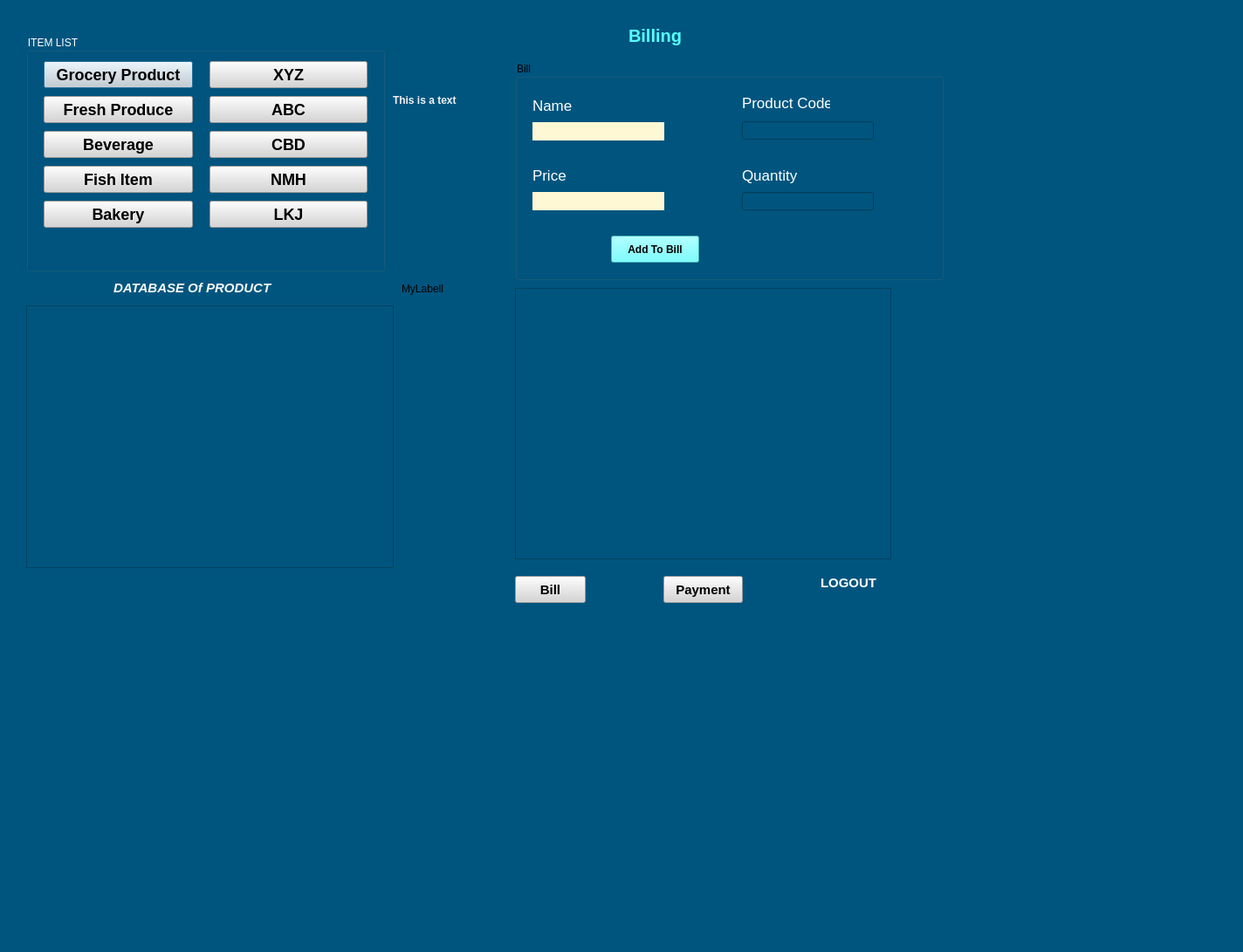
<?xml version="1.0" encoding="UTF-8"?>
<ui version="4.0">
 <class>product_one_db</class>
 <widget class="QDialog" name="product_one_db">
  <property name="geometry">
   <rect>
    <x>0</x>
    <y>0</y>
    <width>1424</width>
    <height>1091</height>
   </rect>
  </property>
  <property name="windowTitle">
   <string>Dialog</string>
  </property>
  <property name="styleSheet">
   <string notr="true">background-color: rgb(0, 85, 127);</string>
  </property>
  <widget class="QLabel" name="label_debug_checker">
   <property name="geometry">
    <rect>
     <x>450</x>
     <y>100</y>
     <width>131</width>
     <height>31</height>
    </rect>
   </property>
   <property name="styleSheet">
    <string notr="true">color: rgb(241, 241, 241);</string>
   </property>
   <property name="text">
    <string>&lt;b&gt;This is a text&lt;/b&gt;</string>
   </property>
  </widget>
  <widget class="QTableView" name="tableView">
   <property name="geometry">
    <rect>
     <x>30</x>
     <y>350</y>
     <width>421</width>
     <height>301</height>
    </rect>
   </property>
  </widget>
  <widget class="QLabel" name="label">
   <property name="geometry">
    <rect>
     <x>130</x>
     <y>320</y>
     <width>231</width>
     <height>21</height>
    </rect>
   </property>
   <property name="styleSheet">
    <string notr="true">color: rgb(248, 248, 248);
font-size : 200px;
</string>
   </property>
   <property name="text">
    <string>&lt;html&gt;
  &lt;head/&gt;
    &lt;body&gt;
        &lt;i&gt;&lt;p&gt;
          &lt;span style=&quot; font-size:11pt; font-weight:600;&quot;&gt;DATABASE Of PRODUCT
          &lt;/span&gt;
        &lt;/p&gt;&lt;/i&gt;
    &lt;/body&gt;
&lt;/html&gt;</string>
   </property>
  </widget>
  <widget class="QGroupBox" name="groupBox">
   <property name="geometry">
    <rect>
     <x>30</x>
     <y>40</y>
     <width>411</width>
     <height>271</height>
    </rect>
   </property>
   <property name="styleSheet">
    <string notr="true">color : rgb(255, 255, 255);</string>
   </property>
   <property name="title">
    <string>ITEM LIST</string>
   </property>
   <widget class="QPushButton" name="pushButton">
    <property name="geometry">
     <rect>
      <x>20</x>
      <y>30</y>
      <width>171</width>
      <height>31</height>
     </rect>
    </property>
    <property name="styleSheet">
     <string notr="true">background-color: rgb(213, 213, 213);
color : black;
font-weight : bold;
font-size : 18px;</string>
    </property>
    <property name="text">
     <string>Grocery Product</string>
    </property>
   </widget>
   <widget class="QPushButton" name="pushButton_2">
    <property name="geometry">
     <rect>
      <x>20</x>
      <y>70</y>
      <width>171</width>
      <height>31</height>
     </rect>
    </property>
    <property name="styleSheet">
     <string notr="true">background-color: rgb(213, 213, 213);
color : black;
font-weight : bold;
font-size : 18px;</string>
    </property>
    <property name="text">
     <string>Fresh Produce</string>
    </property>
   </widget>
   <widget class="QPushButton" name="pushButton_3">
    <property name="geometry">
     <rect>
      <x>20</x>
      <y>110</y>
      <width>171</width>
      <height>31</height>
     </rect>
    </property>
    <property name="styleSheet">
     <string notr="true">background-color: rgb(213, 213, 213);
color : black;
font-weight : bold;
font-size : 18px;</string>
    </property>
    <property name="text">
     <string>Beverage</string>
    </property>
   </widget>
   <widget class="QPushButton" name="pushButton_4">
    <property name="geometry">
     <rect>
      <x>20</x>
      <y>150</y>
      <width>171</width>
      <height>31</height>
     </rect>
    </property>
    <property name="styleSheet">
     <string notr="true">background-color: rgb(213, 213, 213);
color : black;
font-weight : bold;
font-size : 18px;</string>
    </property>
    <property name="text">
     <string>Fish Item</string>
    </property>
   </widget>
   <widget class="QPushButton" name="pushButton_5">
    <property name="geometry">
     <rect>
      <x>20</x>
      <y>190</y>
      <width>171</width>
      <height>31</height>
     </rect>
    </property>
    <property name="styleSheet">
     <string notr="true">background-color: rgb(213, 213, 213);
color : black;
font-weight : bold;
font-size : 18px;</string>
    </property>
    <property name="text">
     <string>Bakery</string>
    </property>
   </widget>
   <widget class="QPushButton" name="pushButton_8">
    <property name="geometry">
     <rect>
      <x>210</x>
      <y>30</y>
      <width>181</width>
      <height>31</height>
     </rect>
    </property>
    <property name="styleSheet">
     <string notr="true">background-color: rgb(213, 213, 213);
color : black;
font-weight : bold;
font-size : 18px;</string>
    </property>
    <property name="text">
     <string>XYZ</string>
    </property>
   </widget>
   <widget class="QPushButton" name="pushButton_9">
    <property name="geometry">
     <rect>
      <x>210</x>
      <y>70</y>
      <width>181</width>
      <height>31</height>
     </rect>
    </property>
    <property name="styleSheet">
     <string notr="true">background-color: rgb(213, 213, 213);
color : black;
font-weight : bold;
font-size : 18px;</string>
    </property>
    <property name="text">
     <string>ABC</string>
    </property>
   </widget>
   <widget class="QPushButton" name="pushButton_10">
    <property name="geometry">
     <rect>
      <x>210</x>
      <y>110</y>
      <width>181</width>
      <height>31</height>
     </rect>
    </property>
    <property name="styleSheet">
     <string notr="true">background-color: rgb(213, 213, 213);
color : black;
font-weight : bold;
font-size : 18px;</string>
    </property>
    <property name="text">
     <string>CBD</string>
    </property>
   </widget>
   <widget class="QPushButton" name="pushButton_11">
    <property name="geometry">
     <rect>
      <x>210</x>
      <y>150</y>
      <width>181</width>
      <height>31</height>
     </rect>
    </property>
    <property name="styleSheet">
     <string notr="true">background-color: rgb(213, 213, 213);
color : black;
font-weight : bold;
font-size : 18px;</string>
    </property>
    <property name="text">
     <string>NMH</string>
    </property>
   </widget>
   <widget class="QPushButton" name="pushButton_12">
    <property name="geometry">
     <rect>
      <x>210</x>
      <y>190</y>
      <width>181</width>
      <height>31</height>
     </rect>
    </property>
    <property name="styleSheet">
     <string notr="true">background-color: rgb(213, 213, 213);
color : black;
font-weight : bold;
font-size : 18px;</string>
    </property>
    <property name="text">
     <string>LKJ</string>
    </property>
   </widget>
  </widget>
  <widget class="QLabel" name="label_2">
   <property name="geometry">
    <rect>
     <x>720</x>
     <y>20</y>
     <width>101</width>
     <height>41</height>
    </rect>
   </property>
   <property name="styleSheet">
    <string notr="true">color: rgb(85, 255, 255);
font-weight : bold;
font-size : 20px;</string>
   </property>
   <property name="text">
    <string>Billing</string>
   </property>
  </widget>
  <widget class="QTableView" name="tableView_2">
   <property name="geometry">
    <rect>
     <x>590</x>
     <y>330</y>
     <width>431</width>
     <height>311</height>
    </rect>
   </property>
  </widget>
  <widget class="QGroupBox" name="groupBox_2">
   <property name="geometry">
    <rect>
     <x>590</x>
     <y>70</y>
     <width>491</width>
     <height>251</height>
    </rect>
   </property>
   <property name="styleSheet">
    <string notr="true"/>
   </property>
   <property name="title">
    <string>Bill</string>
   </property>
   <widget class="QLabel" name="label_3">
    <property name="geometry">
     <rect>
      <x>20</x>
      <y>40</y>
      <width>61</width>
      <height>21</height>
     </rect>
    </property>
    <property name="styleSheet">
     <string notr="true">color: rgb(255, 255, 255);
font-size : 17px;</string>
    </property>
    <property name="text">
     <string>Name</string>
    </property>
   </widget>
   <widget class="QLineEdit" name="txt_name">
    <property name="geometry">
     <rect>
      <x>20</x>
      <y>70</y>
      <width>151</width>
      <height>21</height>
     </rect>
    </property>
    <property name="styleSheet">
     <string notr="true">background-color: rgb(255, 248, 212);
border: none;
color : black;
font-weight : bold;</string>
    </property>
   </widget>
   <widget class="QLabel" name="label_4">
    <property name="geometry">
     <rect>
      <x>20</x>
      <y>120</y>
      <width>61</width>
      <height>21</height>
     </rect>
    </property>
    <property name="styleSheet">
     <string notr="true">color: rgb(255, 255, 255);
font-size : 17px;</string>
    </property>
    <property name="text">
     <string>Price</string>
    </property>
   </widget>
   <widget class="QLineEdit" name="txt_price">
    <property name="geometry">
     <rect>
      <x>20</x>
      <y>150</y>
      <width>151</width>
      <height>21</height>
     </rect>
    </property>
    <property name="styleSheet">
     <string notr="true">background-color: rgb(255, 248, 212);
border: none;
color : black;
font-weight : bold;</string>
    </property>
   </widget>
   <widget class="QLabel" name="label_5">
    <property name="geometry">
     <rect>
      <x>260</x>
      <y>120</y>
      <width>71</width>
      <height>21</height>
     </rect>
    </property>
    <property name="styleSheet">
     <string notr="true">color: rgb(255, 255, 255);
font-size : 17px;</string>
    </property>
    <property name="text">
     <string>Quantity</string>
    </property>
   </widget>
   <widget class="QLineEdit" name="txt_quantity">
    <property name="geometry">
     <rect>
      <x>260</x>
      <y>150</y>
      <width>151</width>
      <height>21</height>
     </rect>
    </property>
    <property name="styleSheet">
     <string notr="true">
color : white;
font-weight : bold;</string>
    </property>
   </widget>
   <widget class="QPushButton" name="pushButton_addBill">
    <property name="geometry">
     <rect>
      <x>110</x>
      <y>200</y>
      <width>101</width>
      <height>31</height>
     </rect>
    </property>
    <property name="styleSheet">
     <string notr="true">background-color: rgb(85, 255, 255);
font-weight : bold;</string>
    </property>
    <property name="text">
     <string>Add To Bill</string>
    </property>
   </widget>
   <widget class="QLineEdit" name="txt_code">
    <property name="geometry">
     <rect>
      <x>260</x>
      <y>69</y>
      <width>151</width>
      <height>21</height>
     </rect>
    </property>
    <property name="styleSheet">
     <string notr="true">
color : white;
font-weight : bold;</string>
    </property>
   </widget>
   <widget class="QLabel" name="label_7">
    <property name="geometry">
     <rect>
      <x>260</x>
      <y>40</y>
      <width>101</width>
      <height>16</height>
     </rect>
    </property>
    <property name="styleSheet">
     <string notr="true">color: rgb(255, 255, 255);
font-size : 17px;</string>
    </property>
    <property name="text">
     <string>Product Code</string>
    </property>
   </widget>
  </widget>
  <widget class="QPushButton" name="pushButton_7">
   <property name="geometry">
    <rect>
     <x>590</x>
     <y>660</y>
     <width>81</width>
     <height>31</height>
    </rect>
   </property>
   <property name="styleSheet">
    <string notr="true">background-color: rgb(213, 213, 213);
color : black;
font-weight : bold;
font-size : 15px;
</string>
   </property>
   <property name="text">
    <string>Bill</string>
   </property>
  </widget>
  <widget class="QLabel" name="label_logout">
   <property name="geometry">
    <rect>
     <x>940</x>
     <y>660</y>
     <width>71</width>
     <height>16</height>
    </rect>
   </property>
   <property name="styleSheet">
    <string notr="true">color: white;
font-weight : bold;
font-size : 15px;</string>
   </property>
   <property name="text">
    <string>LOGOUT</string>
   </property>
  </widget>
  <widget class="QLabel" name="label_8">
   <property name="geometry">
    <rect>
     <x>460</x>
     <y>280</y>
     <width>111</width>
     <height>101</height>
    </rect>
   </property>
   <property name="text">
    <string>MyLabell</string>
   </property>
  </widget>
  <widget class="QPushButton" name="pushButton_payment">
   <property name="geometry">
    <rect>
     <x>760</x>
     <y>660</y>
     <width>91</width>
     <height>31</height>
    </rect>
   </property>
   <property name="styleSheet">
    <string notr="true">background-color: rgb(213, 213, 213);
color : black;
font-weight : bold;
font-size : 15px;
</string>
   </property>
   <property name="text">
    <string>Payment</string>
   </property>
  </widget>
 </widget>
 <resources/>
 <connections/>
</ui>
